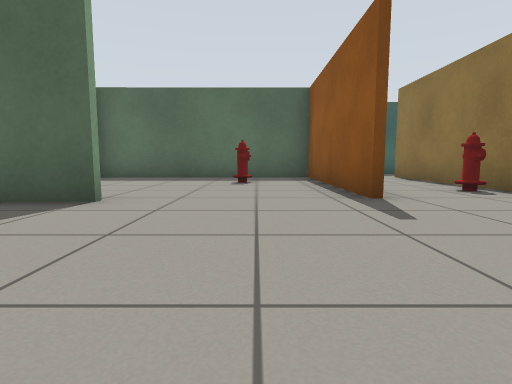
[1] (above)

24 first-person views from a walk through a robot-simulator world made for Gazebo. The camera is 0.5 m above the floor, tilts 6° down and sees 80° across. Floor lines are 1 m apart. The floor is counted in squares, 1 m on a side. Each view is taken from the middle of a square. On the plan, view 1 faces up. The plan holds only what a view shows up to about 9 squares ahead; the rest is blank. Some surface patterns are stand-ins.

[2]
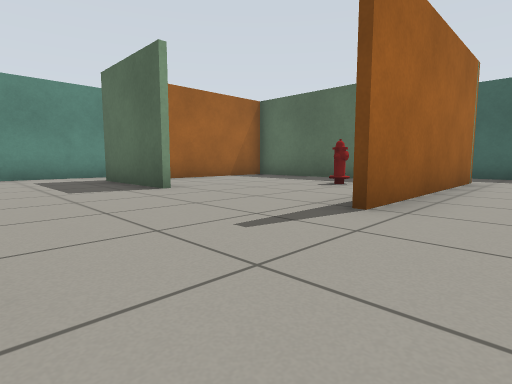

[3]
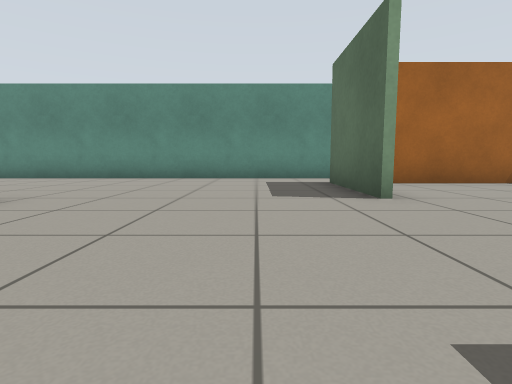

[4]
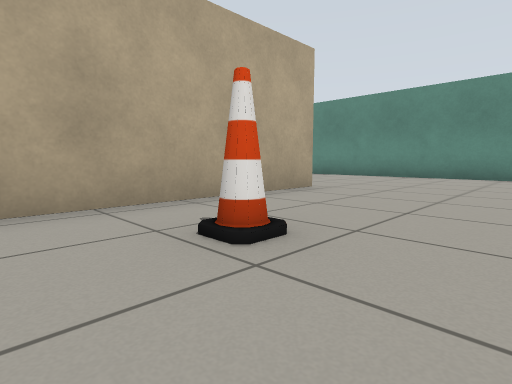

[5]
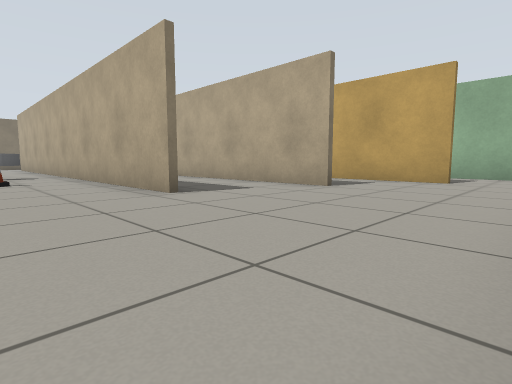

[6]
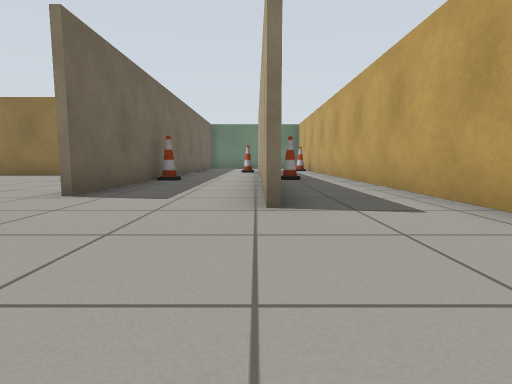

[7]
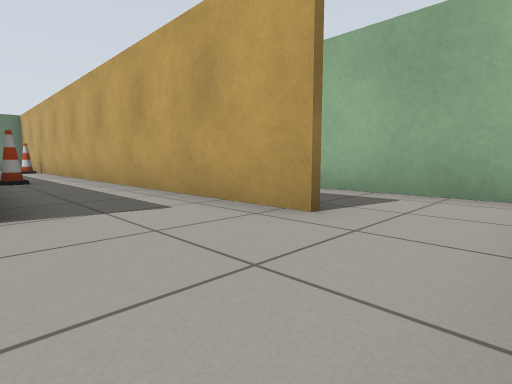

[8]
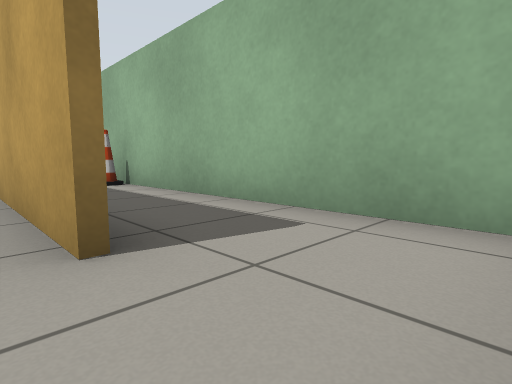

[9]
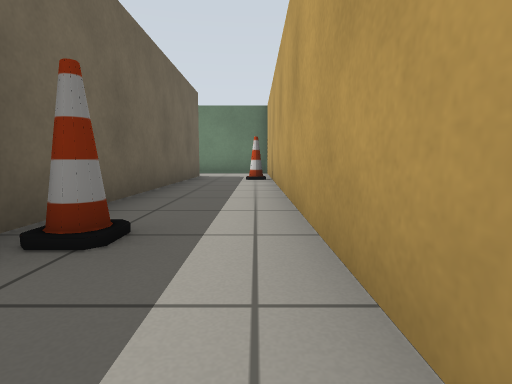

[10]
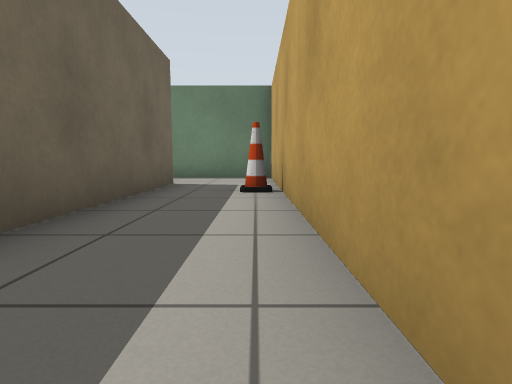

[11]
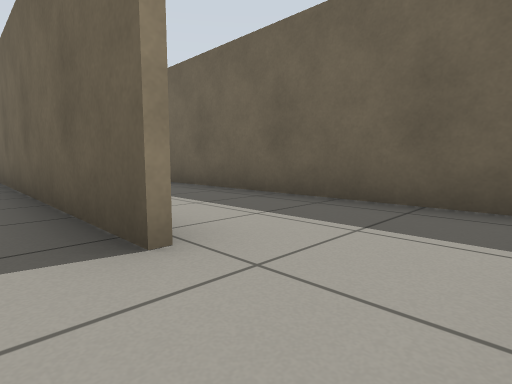

[12]
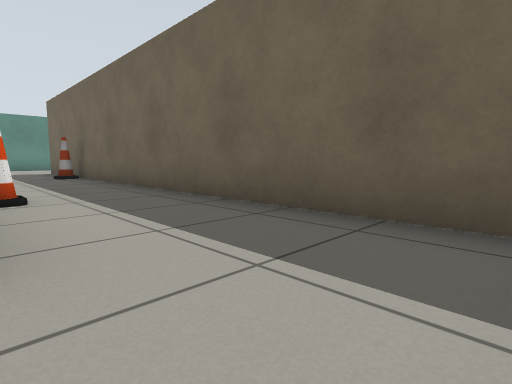

[13]
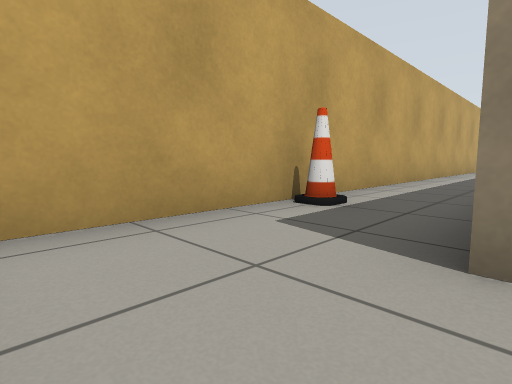

[14]
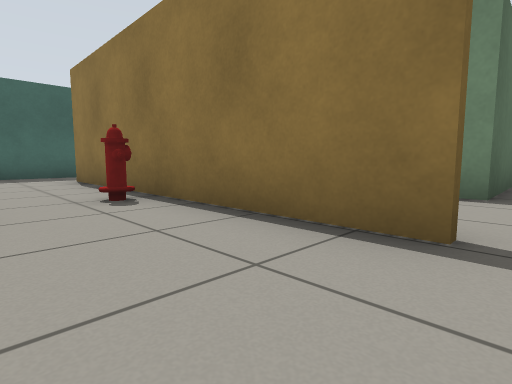

[15]
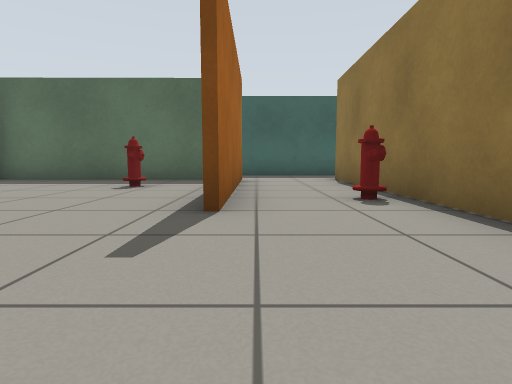

[16]
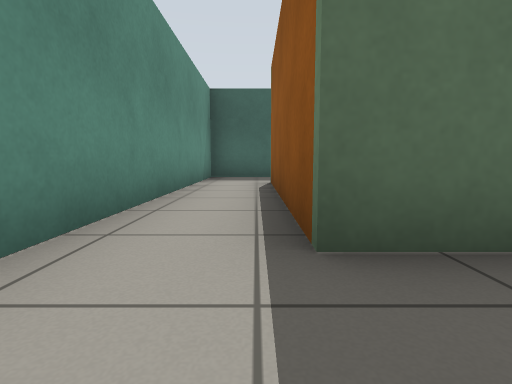

[17]
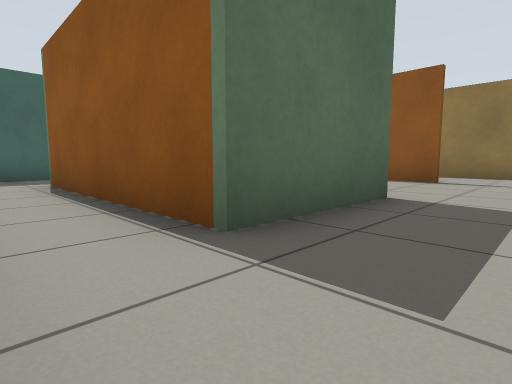

[18]
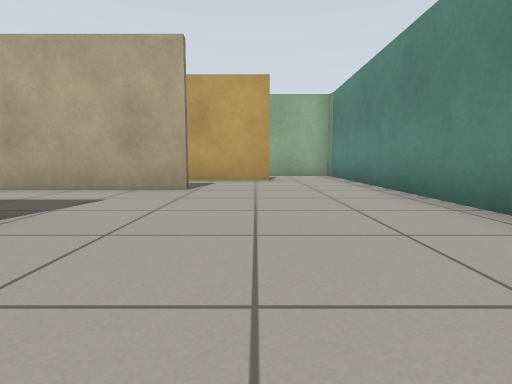

[19]
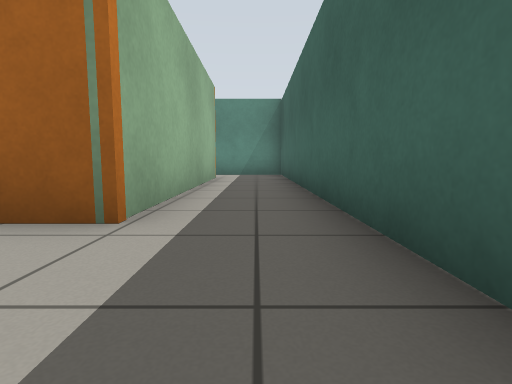

[20]
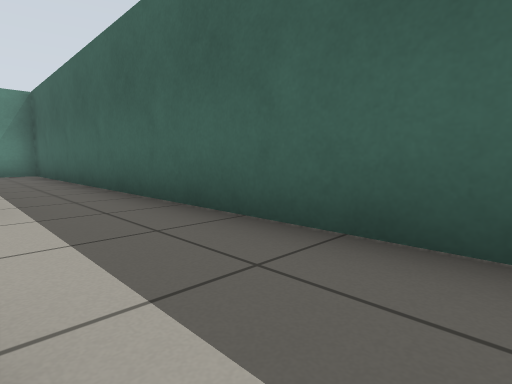

[21]
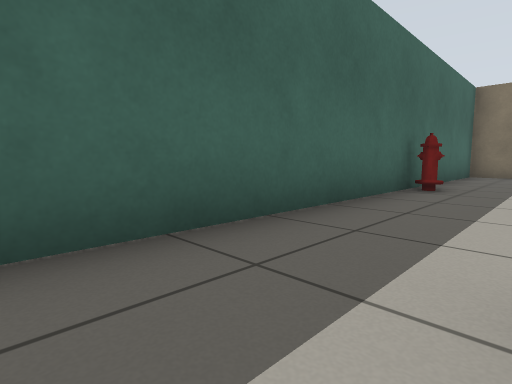

[22]
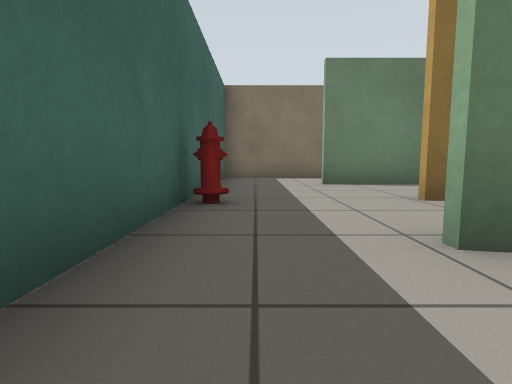

[23]
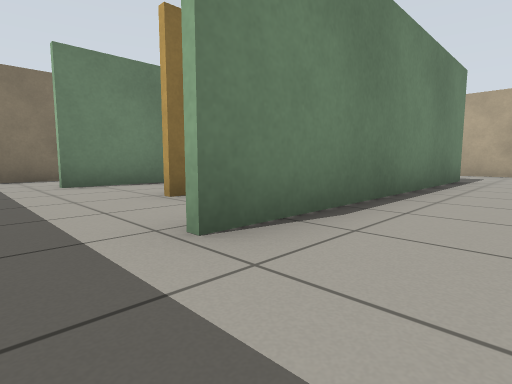

[24]
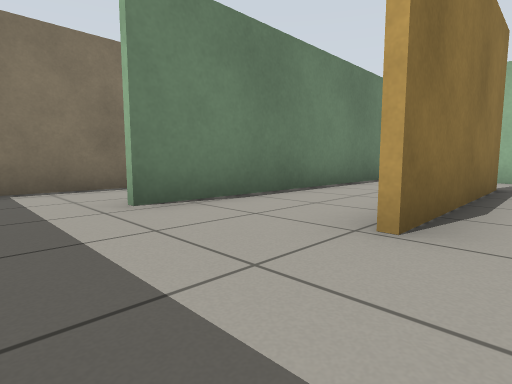

### Floor plan
Points are (right, up) in squares from view 1. A wall is a line through its corners. A room is listed if a view was taken in it or the views show most of it. See-through windows are left out.
Room 1 (views 1, 2, 3, 4, 5, 6, 7, 8, 9, 10, 14, 15, 16, 17, 18, 19, 21)
walls: (-1.9, -1.3) (4.5, -1.3); (-1.9, 3.6) (-4.7, 3.6) (-4.7, 8.9); (4.1, 1.4) (4.1, 9); (-2.9, -4.1) (2.1, -4.1); (-4.4, -6.4) (9.5, -6.4); (1.6, 8.9) (1.6, 3.9); (9.4, -1.5) (-1.9, -1.5); (9.5, -4.3) (2, -4.3); (-6.3, 9.4) (-6.3, -6.5); (4.6, 10.9) (1.6, 10.9)
ways out: opening at (8.5, -5.5) to room 2; opening at (4, 0.5) to room 3; opening at (4, 9.5) to room 3; opening at (-0.5, 4) to room 5; opening at (-5.5, -7) to room 6; opening at (-6, 10) to room 7; opening at (1, 10) to room 7; opening at (8.5, -2.5)
objects: cone (2, -5); cone (2, -2); cone (2, 0); fire hydrant (3, 5); grey cylinder (4, 0); cone (7, -4); cone (8, -6)
Room 2 (views 11, 12, 13)
walls: (9.5, -6.4) (11.5, -6.4) (11.5, -3.6)
ways out: opening at (8.5, -5.5) to room 1; opening at (10.5, -4)
Room 3 (views 20, 22, 23)
walls: (9.1, 1.6) (6.7, 1.6) (6.7, 8.9); (7.6, 10.9) (4.6, 10.9); (4.5, -1.3) (6.7, -1.3); (13.5, 7.8) (13.5, 10.9) (10.5, 10.9)
ways out: opening at (4, 0.5) to room 1; opening at (4, 9.5) to room 1; opening at (7, 9.5) to room 4; opening at (11, 9.5) to room 4
Room 4 (view 24)
walls: (8.7, 3.6) (8.7, 8); (10.5, 10.9) (7.6, 10.9); (11.3, 2.2) (11.3, 8.6)
ways out: opening at (7, 9.5) to room 3; opening at (11, 9.5) to room 3
objects: fire hydrant (9, 11)
Room 5 (no view inside)
walls: (-4.5, 7.5) (-4.5, 4.9); (1.5, 3.9) (1.5, 8.7) (-4.5, 8.7)
ways out: opening at (-0.5, 4) to room 1
objects: fire hydrant (0, 7)
Room 6 (no view inside)
walls: (-5.9, -8.6) (1.6, -8.6); (-6.3, -6.5) (-6.3, -8.2)
ways out: opening at (-5.5, -7) to room 1
objects: cone (0, -8) to (1, -8)
Room 7 (no view inside)
walls: (-4.7, 8.9) (1.6, 8.9); (1.6, 10.9) (-6.3, 10.9) (-6.3, 9.4)
ways out: opening at (-6, 10) to room 1; opening at (1, 10) to room 1

Positions as (right, up) in squares from view 1, and headings:
1: (0, 0), facing up
2: (3, 1), facing up-left
3: (2, 2), facing left
4: (3, 2), facing down-left
5: (-6, 1), facing down-right
6: (-6, -4), facing right
7: (-6, -4), facing down-right
8: (-6, -6), facing down-right
9: (0, -6), facing right
10: (3, -6), facing right
11: (11, -5), facing up-left
12: (11, -4), facing up-left
13: (11, -4), facing down-left
14: (2, 1), facing up-right
15: (2, 1), facing up
16: (-5, 2), facing up
17: (-6, 2), facing up-right
18: (-4, 1), facing down
19: (4, 10), facing left
20: (5, 9), facing up-left
21: (3, 9), facing up-right
22: (5, 10), facing right
23: (5, 10), facing down-right
24: (8, 10), facing down-right
